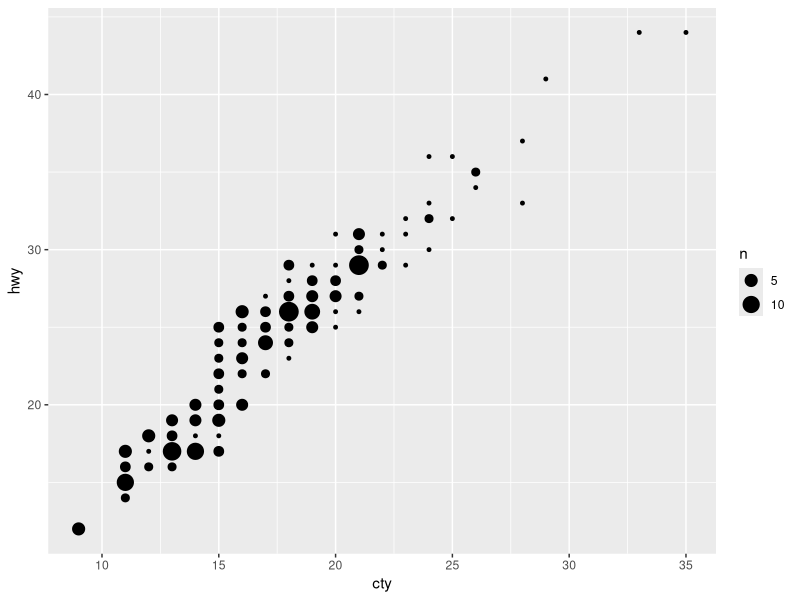
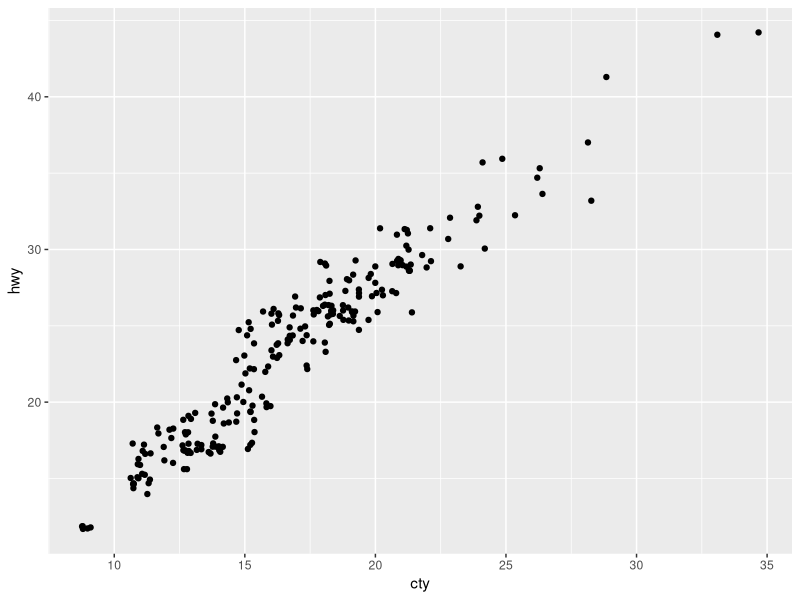
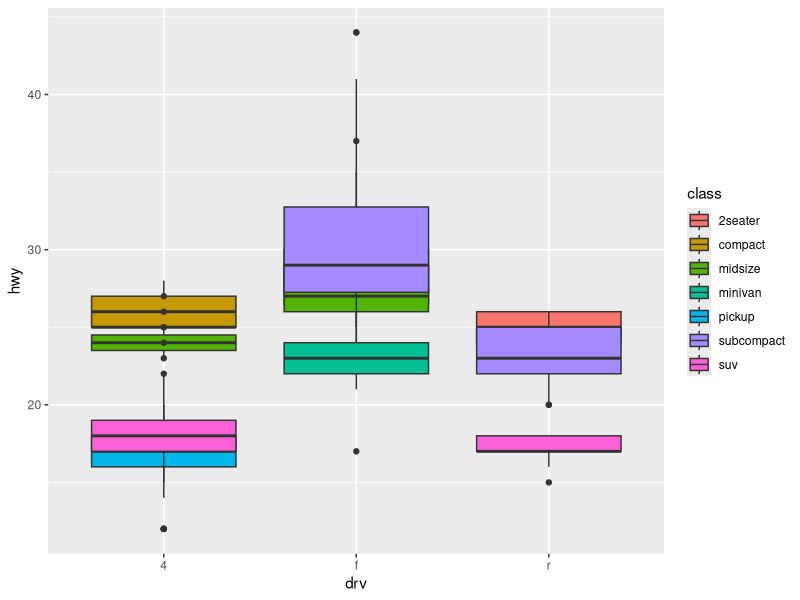
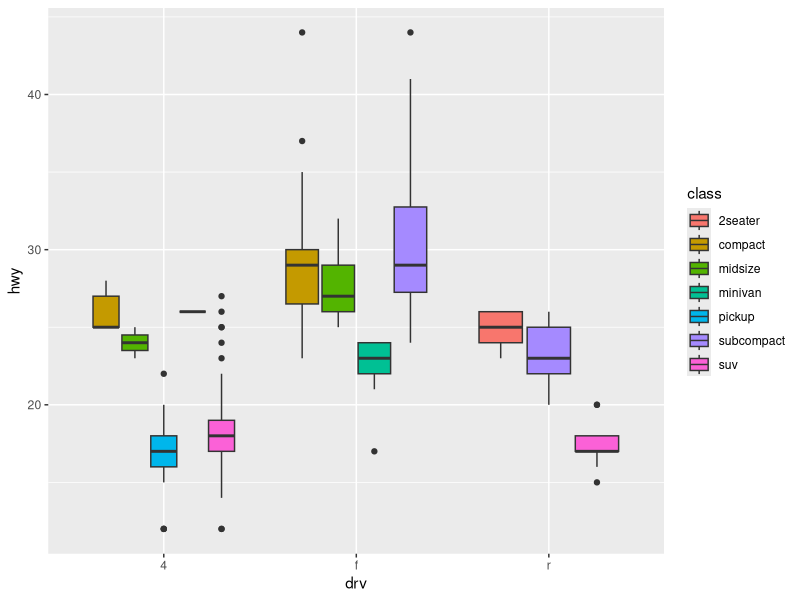
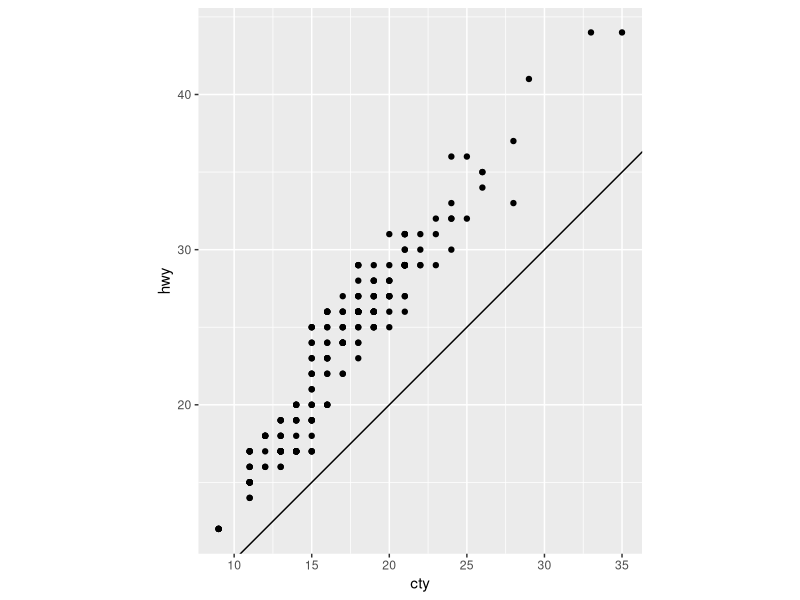

Reproduce these figures in R, in order.
## ---- chunk 1
knitr::opts_chunk$set(echo = TRUE)
## ---- chunk 2
library(tidyverse)
ggplot(data=mpg, mapping=aes(x=cty, y=hwy))+geom_count()
## ---- chunk 3
ggplot(data=mpg, mapping=aes(x=cty, y=hwy))+geom_jitter()
## ---- chunk 4
ggplot(data=mpg, mapping=aes(x=drv, y=hwy, fill=class))+geom_boxplot(position="identity")
## ---- chunk 5
ggplot(data=mpg, mapping=aes(x=drv, y=hwy, fill=class))+geom_boxplot()
## ---- chunk 6
ggplot(data = mpg, mapping = aes(x = cty, y = hwy)) +
  geom_point() + 
  geom_abline() +
  coord_fixed()
## ---- chunk 7
my_variable <- 10
my_variable
